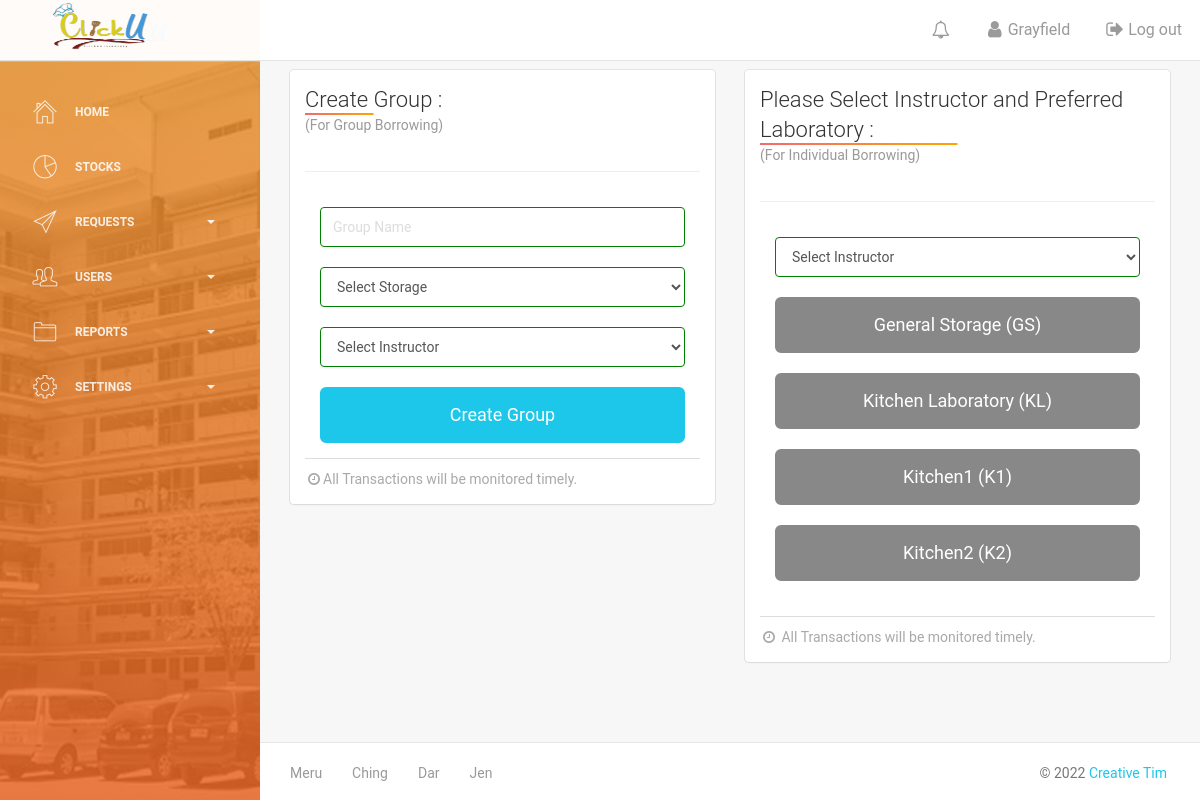
Before: /storages.php (signed in) with the older database file.
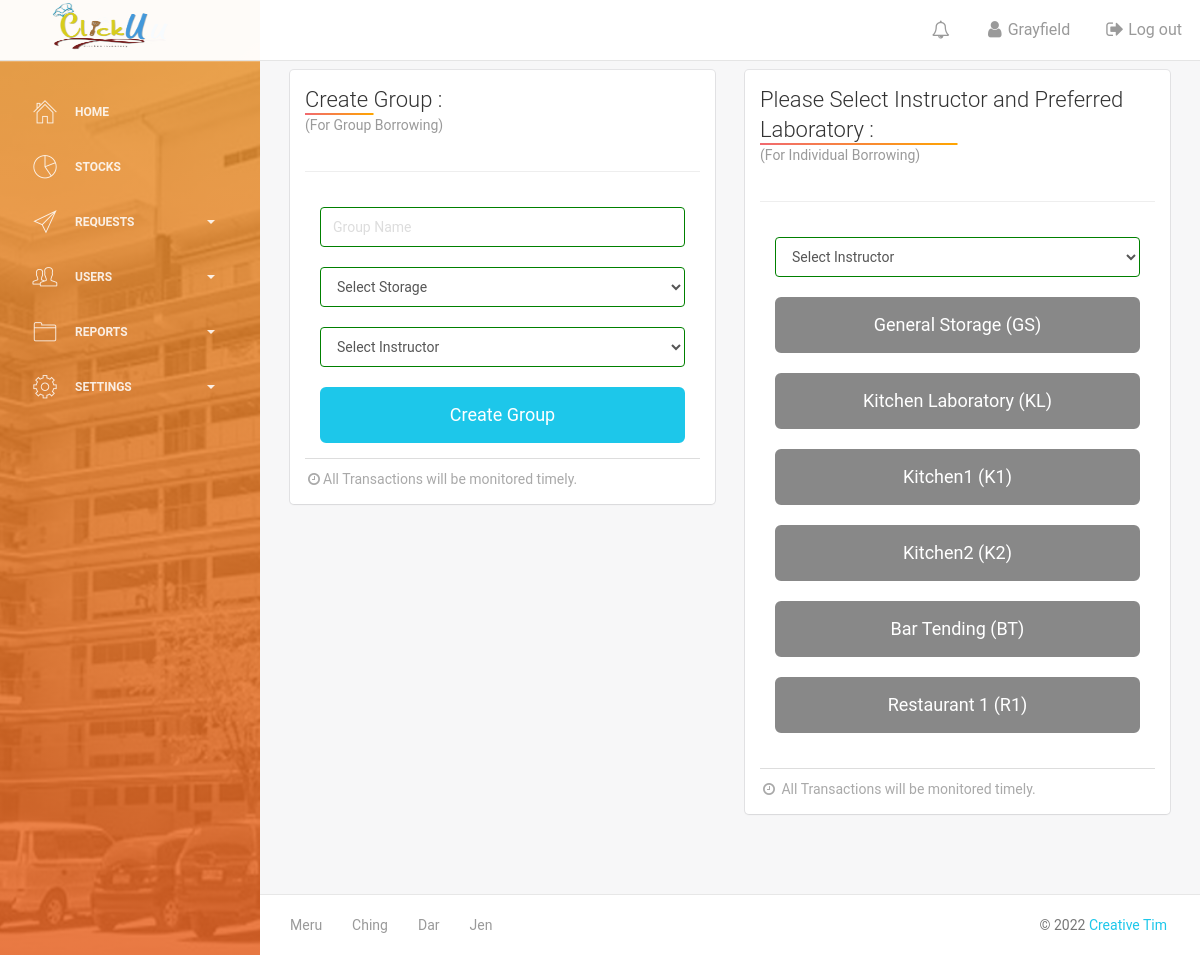
After: the same page with the newer database file.
### tables this page shows
CREATE TABLE `storage` (
  `storage_id` int(100) NOT NULL,
  `storage_name` varchar(50) NOT NULL,
  `initials` varchar(50) NOT NULL
);

### storages.php (the view, shortened to what the changed rows need)
<?php include('header.php'); ?>
<br><br>
<div class="content"id="main">
  <?php
     $user = $_SESSION['user']['user_id'];
     $result = "SELECT
                    a.user_id,a.fname,
                    b.user_id,b.account_type_id
                   FROM users a
                   LEFT JOIN user_settings b on a.user_id = b.user_id
                   where b.user_id = '$user' ";
      $check = mysqli_query($dbcon,$result);
      $rows = mysqli_fetch_array($check);
     if($rows['account_type_id']=="6"){
   ?>
    <div class="container-fluid">
        <div class="row">
          <div class="col-md-12">
              <div class="card">
                  <div class="header">
                      <h4 class="title bol">Select Laboratory : </h4>
                      <hr>
                  </div>
                  <div class="content">
                    <div class="content">
                      <div class="row">
                        <?php
                        $query = "SELECT
                                        a.storage_id,a.storage_qty,
                                        b.storage_id,b.storage_name,b.initials
                                        from storage_stocks a
                                        left join storage b on a.storage_id = b.storage_id
                                        where a.storage_qty >0
                                        group by a.storage_id
                                         ";
                            $storage_disp = mysqli_query($dbcon,$query);
                            while ($row = mysqli_fetch_array($storage_disp)) {
                         ?>
               <a href="utensil_request_action.php?action=selectStorage&id=<?php echo $row['storage_id']; ?>"  style="color:white;">
                <div class="col-md-6">
                  <div class="button">
                <?php echo $row['storage_name']; ?> (<?php echo $row['initials']; ?>)
                <br>
              </div><br>
            </div>
            </a>
    <?php } ?>
  </div>
  <div class="footer">
      <hr>
      <div class="stats">
          <i class="fa fa-clock-o"></i> All Transactions will be monitored timely.
      </div>
  </div>
</div>
</div>
</div>
  </div>
            <!-- <div class="col-md-12">
                <div class="card">
                    <div class="header">
                        <h4 class="title">Select Storage :</h4>
                        <p class="category">(Laboratory)</p>
                    </div>
                    <div class="content">
                          <hr>
                      <form method="post" action="storages.php">
                      <div class="content">
                        <br>
                        <div class="">
                          <?php
                          $query = "SELECT
                                          a.storage_id,a.storage_qty,
                                          b.storage_id,b.storage_name,b.initials
                                          from storage_stocks a
                                          left join storage b on a.storage_id = b.storage_id
                                          where a.storage_qty >0
                                          group by a.storage_id
                                           ";
                              $storage_disp = mysqli_query($dbcon,$query);
                              while ($row = mysqli_fetch_array($storage_disp)) {
                           ?>
                        <ul>
                          <button type="submit" formaction="utensil_request_action.php?action=selectStorage&id=<?php echo $row['storage_id']; ?>"class="btn btn-lg btn-block btn-default btn-fill"><?php echo $row['storage_name']; ?> (<?php echo $row['initials']; ?>)</button>
                        </ul>
                        <?php
                      }
                       ?>
                      </div>
                    </div>
                    </form>
                        <div class="footer">
                            <hr>
                            <div class="stats">
                                <i class="fa fa-clock-o"></i> All Transactions will be monitored timely.
                            </div>
                        </div>
                    </div>
                </div>
            </div> -->
          </div>
      </div>
    <?php
   }else {
      ?>
      <div class="container-fluid">
          <div class="row">
              <div class="col-md-6">
                  <div class="card">
                      <div class="content">
                        <form method="post" action="storages.php">
                        <div class="content">
                          <br>
                          <div class="">
                             <?php
                            $select = "SELECT
                                            a.storage_id,a.storage_qty,
                                            b.storage_id,b.storage_name,b.initials
                                            from storage_stocks a
                                            left join storage b on a.storage_id = b.storage_id
                                            where a.storage_qty >0
                                            group by a.storage_id
                                             ";
                            $storage_display = mysqli_query($dbcon,$select)
                              ?>
                              <?php
                            while($row = mysqli_fetch_array($storage_display)) {
                             ?>
                          <div class="">
                            <button type="submit" formaction="utensil_request_action.php?action=selectStorage&id=<?php echo $row['storage_id']; ?>"class="btn btn-lg btn-block btn-default btn-fill"><?php echo $row['storage_name']; ?> (<?php echo $row['initials']; ?>)</button>
                           <br>
                          </div>
                          <?php
                        }
                         ?>
                        </div>
                      </div>
                      </form>
                      </div>
                  </div>
              </div>
            </div>
        </div>
      <?php
    } ?>
</div>
<?php include('footer.php') ?>

Changed rows visible on the page:
now on this page (row unchanged): storage: storage_name "Bar Tending", initials "BT"
added storage: storage_name "Restaurant 1", initials "R1"
